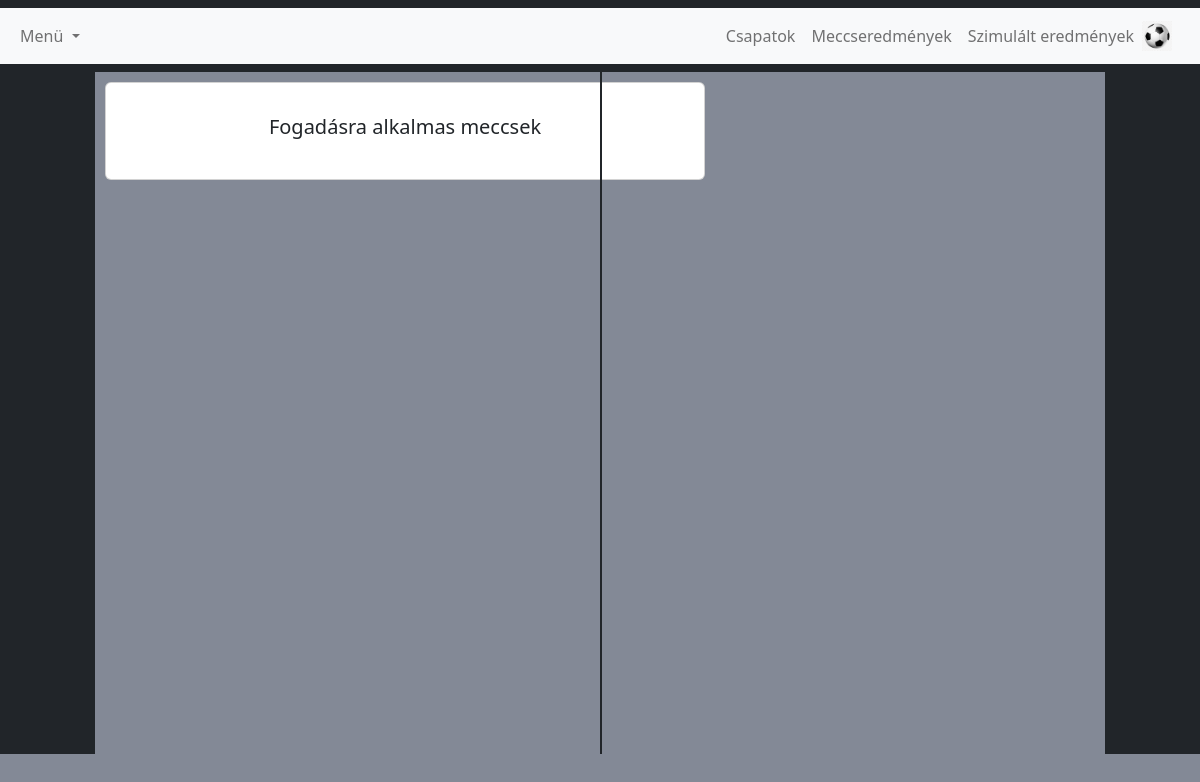
The app's page /fogadas.php, older data.
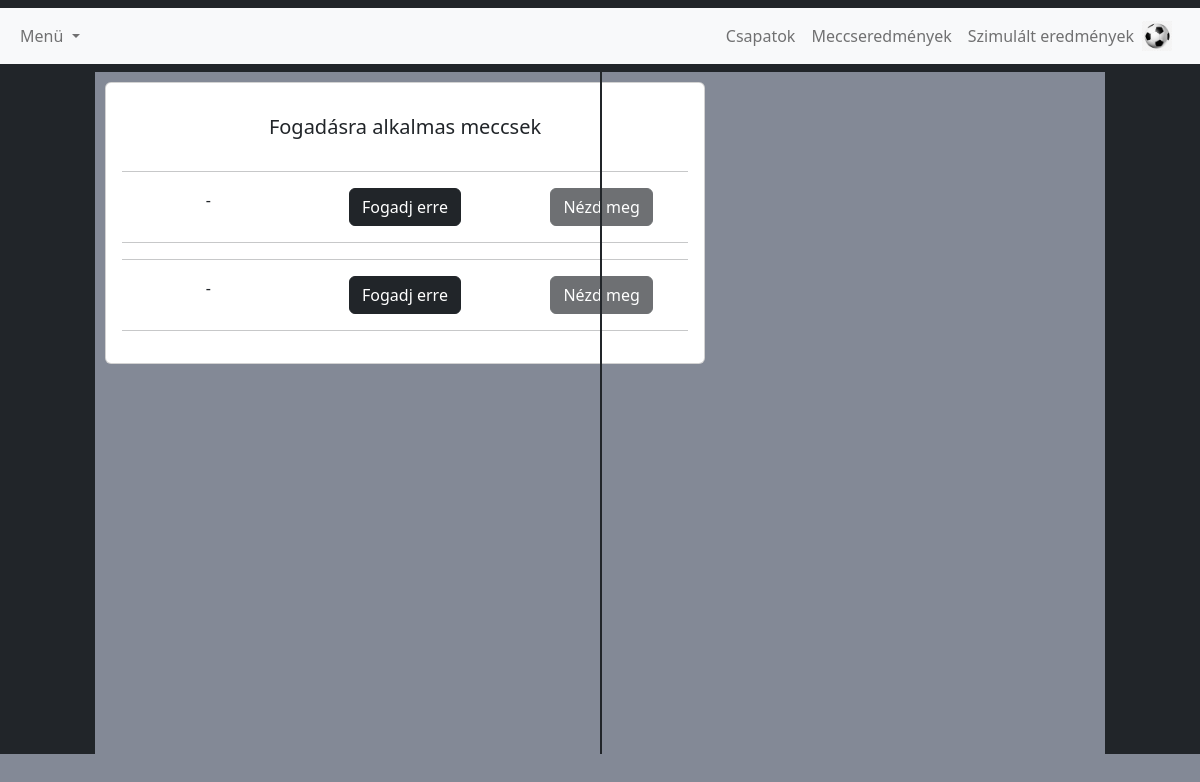
The same page, newer data.
### tables this page shows
CREATE TABLE `csapat_parositas` (
  `hazai_sz` varchar(4) DEFAULT NULL,
  `dontetlen_sz` varchar(4) DEFAULT NULL,
  `idegen_sz` varchar(4) DEFAULT NULL,
  `hazai_idegen_cs` varchar(255) DEFAULT NULL,
  `id` int(11) NOT NULL
);

### fogadas.php (the view, shortened to what this page needs)
<?php require_once('header.php') ?>
<?php
$serverAddress = 'localhost';
$username = 'root';
$password = '';
$databaseName = 'football_projekt';
$connection = mysqli_connect($serverAddress, $username, $password, $databaseName);
?>
<div class="vl">
<?php
  if ($_SESSION['user']['admin'] == 0) {
    $sql = $connection->query('SELECT * FROM csapat_parositas');
    echo '<div class="kartya">
                    <div class="card mb-4">
                       <div class="card-body text-center">
                 <h5 class="my-3">Fogadásra alkalmas meccsek</h5>
                 <div class="d-flex justify-content-center mb-2">
                                         </div>';
    while ($row = $sql->fetch_array()) {
      echo '
        <hr>
          <div class="row">
              <div class="col-sm-4">
                 <p class="mb-0">' . $row['hazai_csapat'] . ' - ' . $row['idegen_csapat'] . ' </p>
              </div>
              <div class="col-sm-4">
              <form method="POST" action="fogadas_adatok.php">
                  <input type="hidden" name="meccs" value = "' . $row['id'] . '">';
      if (isset($row['idopont'])) {
        echo '<button disabled class="btn btn-dark" type="submit" id="submit" name="submit">Fogadj erre</button>';
      } else {
        echo '<button class="btn btn-dark" type="submit" id="submit" name="submit">Fogadj erre</button>';
      }
      echo '</form>
              </div>
              <div class="col-sm-4">
                <form method="POST" action="szimulalt_eredmenyek.php">
                  <input type="hidden" name="meccs" value = "' . $row['id'] . '">';
      if (isset($row['idopont'])) {
        echo '<button class="btn btn-dark" type="submit" id="submit" name="submit">Nézd meg</button>';
      } else {
        echo '<button disabled class="btn btn-dark" type="submit" id="submit" name="submit">Nézd meg</button>';
      }
      echo '</form>
              </div>
          </div>
        <hr>';
    }
    echo ' </div>
        </div>
       </div>';
  }
  ?>
<div class="vertical"></div>
</div>
<div class="vl"></div>
<?php require_once('footer.php') ?>

Row changes from the older to the newer data that the page shows:
added csapat_parositas: shows "Fogadj erre", shows "Nézd meg"
added csapat_parositas: shows "Fogadj erre", shows "Nézd meg"
